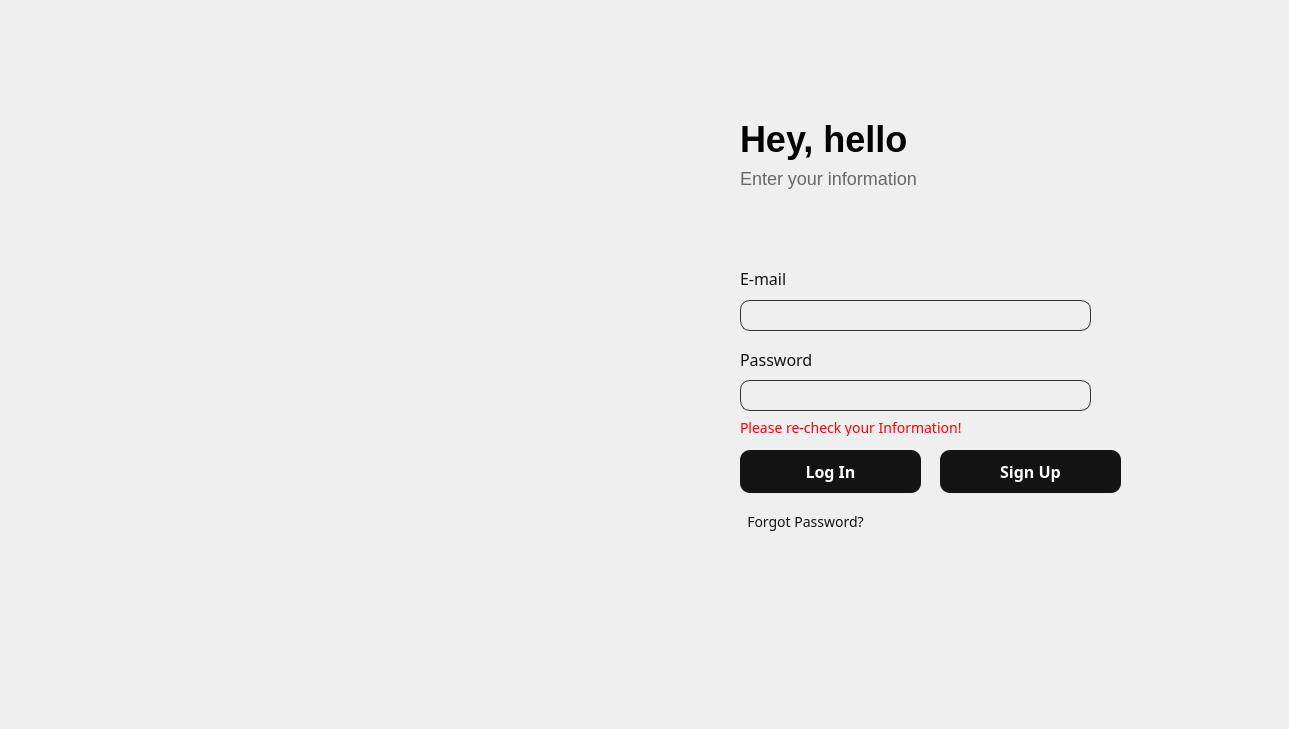
    <widget class="QWidget" name="page_1">
     <widget class="QPushButton" name="forget_btn">
      <property name="geometry">
       <rect>
        <x>710</x>
        <y>500</y>
        <width>191</width>
        <height>43</height>
       </rect>
      </property>
      <property name="sizePolicy">
       <sizepolicy hsizetype="Minimum" vsizetype="Fixed">
        <horstretch>0</horstretch>
        <verstretch>0</verstretch>
       </sizepolicy>
      </property>
      <property name="font">
       <font>
        <family>Poppins</family>
        <pointsize>-1</pointsize>
        <weight>50</weight>
        <italic>false</italic>
        <bold>false</bold>
        <underline>false</underline>
        <strikeout>false</strikeout>
       </font>
      </property>
      <property name="cursor">
       <cursorShape>PointingHandCursor</cursorShape>
      </property>
      <property name="styleSheet">
       <string notr="true">QPushButton{




text-align:left;
  background-color: rgba(0,0,0,0);
  border-color: rgb(0, 0, 238);
  border-style: none;
  font: inherit;
  height: auto;
  padding: 0;

  text-align: start;
  text-decoration: underline;
 
  width: auto;
text-decoration:none;
font-family:Poppins;
font-weight:800;
font-size:14px;
color:rgb(19, 19, 19);


font-family: 'Poppins';
font-style: normal;
font-weight: 400;
font-size: 14px;
line-height: 24px;

}</string>
      </property>
      <property name="text">
       <string>Forgot Password?</string>
      </property>
      <property name="checkable">
       <bool>false</bool>
      </property>
     </widget>
     <widget class="QLabel" name="text2_2">
      <property name="geometry">
       <rect>
        <x>740</x>
        <y>340</y>
        <width>79</width>
        <height>40</height>
       </rect>
      </property>
      <property name="font">
       <font>
        <family>Poppins</family>
        <pointsize>-1</pointsize>
        <weight>50</weight>
        <italic>false</italic>
        <bold>false</bold>
       </font>
      </property>
      <property name="focusPolicy">
       <enum>Qt::ClickFocus</enum>
      </property>
      <property name="styleSheet">
       <string notr="true">font-family: 'Poppins';
font-style: normal;
font-weight: 400;
font-size: 16px;
line-height: 24px;
background:rgba(0,0,0,0);


color: rgb(19, 19, 19);</string>
      </property>
      <property name="text">
       <string>Password</string>
      </property>
     </widget>
     <widget class="QPushButton" name="Login_btn">
      <property name="geometry">
       <rect>
        <x>740</x>
        <y>450</y>
        <width>181</width>
        <height>43</height>
       </rect>
      </property>
      <property name="sizePolicy">
       <sizepolicy hsizetype="Minimum" vsizetype="Fixed">
        <horstretch>0</horstretch>
        <verstretch>0</verstretch>
       </sizepolicy>
      </property>
      <property name="font">
       <font>
        <family>Poppins</family>
        <pointsize>-1</pointsize>
        <weight>62</weight>
        <italic>false</italic>
        <bold>true</bold>
       </font>
      </property>
      <property name="cursor">
       <cursorShape>PointingHandCursor</cursorShape>
      </property>
      <property name="styleSheet">
       <string notr="true">QPushButton{
background-color: rgb(19, 19, 19); border-radius: 10px; padding: 10px; color:white;
font-family: 'Poppins';
font-style: normal;
font-weight: 500;
font-size: 16px;
line-height: 24px;

}
QPushButton:hover{
background:rgb(129, 129, 129);
border-radius:10px;
}

</string>
      </property>
      <property name="text">
       <string>Log In</string>
      </property>
      <property name="checkable">
       <bool>false</bool>
      </property>
     </widget>
     <widget class="QLabel" name="heyhello">
      <property name="geometry">
       <rect>
        <x>740</x>
        <y>114</y>
        <width>242</width>
        <height>51</height>
       </rect>
      </property>
      <property name="styleSheet">
       <string notr="true">font-family: 'Poppins';
font-style: normal;
background:rgba(0,0,0,0);
font-weight: 700;
font-size: 36px;
line-height: 54px;

</string>
      </property>
      <property name="text">
       <string>Hey, hello</string>
      </property>
     </widget>
     <widget class="QLabel" name="text1_2">
      <property name="geometry">
       <rect>
        <x>740</x>
        <y>259</y>
        <width>85</width>
        <height>40</height>
       </rect>
      </property>
      <property name="font">
       <font>
        <family>Poppins</family>
        <pointsize>-1</pointsize>
        <weight>50</weight>
        <italic>false</italic>
        <bold>false</bold>
       </font>
      </property>
      <property name="focusPolicy">
       <enum>Qt::ClickFocus</enum>
      </property>
      <property name="styleSheet">
       <string notr="true">font-family: 'Poppins';
font-style: normal;
font-weight: 400;
font-size: 16px;
line-height: 24px;

background:rgba(0,0,0,0);

color: rgb(19, 19, 19);</string>
      </property>
      <property name="text">
       <string>E-mail</string>
      </property>
     </widget>
     <widget class="QLineEdit" name="email_login">
      <property name="geometry">
       <rect>
        <x>740</x>
        <y>300</y>
        <width>351</width>
        <height>31</height>
       </rect>
      </property>
      <property name="styleSheet">
       <string notr="true">background-color: white; border-radius: 10px; padding-left: 10px;
background:rgba(0,0,0,0);
border: 1px solid rgb(50,50,50);</string>
      </property>
      <property name="text">
       <string/>
      </property>
      <property name="echoMode">
       <enum>QLineEdit::Normal</enum>
      </property>
     </widget>
     <widget class="QLabel" name="background">
      <property name="geometry">
       <rect>
        <x>0</x>
        <y>0</y>
        <width>1280</width>
        <height>720</height>
       </rect>
      </property>
      <property name="styleSheet">
       <string notr="true">background:url(&quot;:/Icons/Icons/Images/loginpage.png&quot;);</string>
      </property>
      <property name="text">
       <string/>
      </property>
     </widget>
     <widget class="QLabel" name="information">
      <property name="geometry">
       <rect>
        <x>740</x>
        <y>134</y>
        <width>242</width>
        <height>89</height>
       </rect>
      </property>
      <property name="styleSheet">
       <string notr="true">background:rgba(0,0,0,0);

font-family: 'Poppins';
font-style: normal;
font-weight: 275;
font-size: 18px;
line-height: 27px;
/* identical to box height */


color: rgb(104, 104, 104);

</string>
      </property>
      <property name="text">
       <string>Enter your information</string>
      </property>
     </widget>
     <widget class="QLineEdit" name="password_2">
      <property name="geometry">
       <rect>
        <x>740</x>
        <y>380</y>
        <width>351</width>
        <height>31</height>
       </rect>
      </property>
      <property name="styleSheet">
       <string notr="true">background-color: white; border-radius: 10px; padding: 10px;
background:rgba(0,0,0,0);
border: 1px solid rgb(50,50,50);</string>
      </property>
      <property name="text">
       <string/>
      </property>
      <property name="echoMode">
       <enum>QLineEdit::Password</enum>
      </property>
     </widget>
     <widget class="QPushButton" name="Login_btn_2">
      <property name="geometry">
       <rect>
        <x>940</x>
        <y>450</y>
        <width>181</width>
        <height>43</height>
       </rect>
      </property>
      <property name="sizePolicy">
       <sizepolicy hsizetype="Minimum" vsizetype="Fixed">
        <horstretch>0</horstretch>
        <verstretch>0</verstretch>
       </sizepolicy>
      </property>
      <property name="font">
       <font>
        <family>Poppins</family>
        <pointsize>-1</pointsize>
        <weight>62</weight>
        <italic>false</italic>
        <bold>true</bold>
       </font>
      </property>
      <property name="cursor">
       <cursorShape>PointingHandCursor</cursorShape>
      </property>
      <property name="styleSheet">
       <string notr="true">QPushButton{
background-color: rgb(19, 19, 19); border-radius: 10px; padding: 10px; color:white;
font-family: 'Poppins';
font-style: normal;
font-weight: 500;
font-size: 16px;
line-height: 24px;

}
QPushButton:hover{
background:rgb(129, 129, 129);
border-radius:10px;
}

</string>
      </property>
      <property name="text">
       <string>Sign Up</string>
      </property>
      <property name="checkable">
       <bool>false</bool>
      </property>
     </widget>
     <widget class="QLabel" name="label_60">
      <property name="geometry">
       <rect>
        <x>740</x>
        <y>420</y>
        <width>251</width>
        <height>16</height>
       </rect>
      </property>
      <property name="styleSheet">
       <string notr="true">font-family:Poppins;
font-weight:400;
font-size:14px;
color: red;
background-color:rgba(255, 255, 255, 0);</string>
      </property>
      <property name="text">
       <string>Please re-check your Information!</string>
      </property>
     </widget>
     <zorder>background</zorder>
     <zorder>forget_btn</zorder>
     <zorder>text2_2</zorder>
     <zorder>Login_btn</zorder>
     <zorder>heyhello</zorder>
     <zorder>text1_2</zorder>
     <zorder>email_login</zorder>
     <zorder>information</zorder>
     <zorder>password_2</zorder>
     <zorder>Login_btn_2</zorder>
     <zorder>label_60</zorder>
    </widget>
